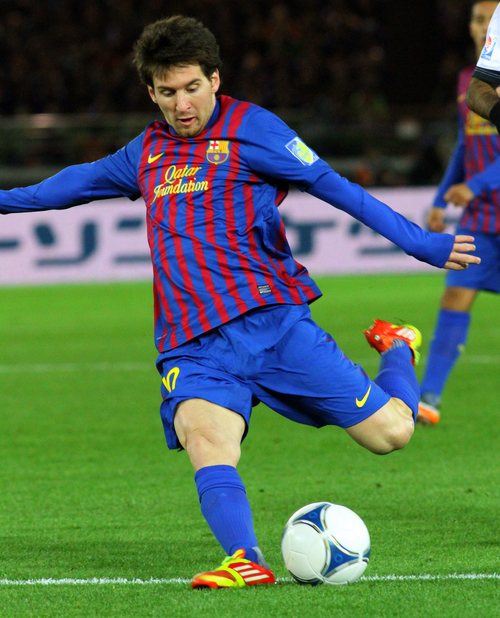
#> input picture Images/messi2.png, 500 x 618 px, found by its file name
$ python faceDetection.py
#> lines starting #> are read from the running program, lines starting #| are printed output that depends on the picture; after the words box and inside, x2 and y2 are one past the last pixel; in counts of white or black regions, pixels touching at a corner belong together
import cv2

# [16 lines of commented-out code are left out]
image = cv2.imread('E:\\practise\\OpenCV\\Images\\messi2.png')
#> image is the input picture: shape (618, 500, 3); mean B, G, R 78.2, 101.3, 78.3

grayscale = cv2.cvtColor(image, cv2.COLOR_BGR2GRAY)
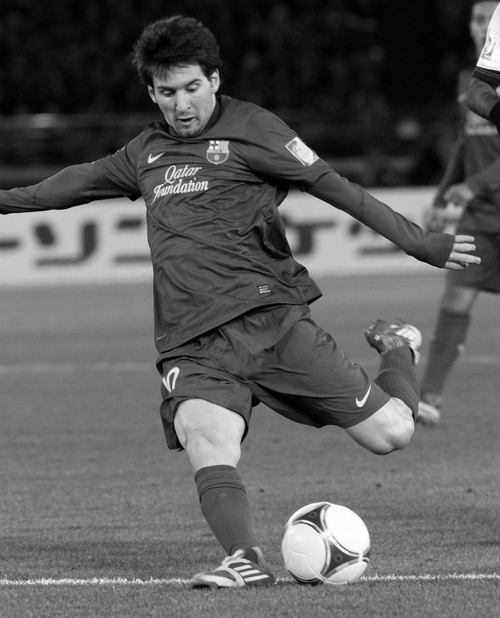
#> grayscale: shape (618, 500); min 0, max 255, mean 91.8
#cv2.imshow('image', grayscale)
fd = cv2.CascadeClassifier('E:/practise/OpenCV/Projects/cascades/haarcascade_frontalface_default.xml')

facerect = fd.detectMultiScale(grayscale, scaleFactor=1.1
                               , minNeighbors=15
                               , flags= cv2.CASCADE_FIND_BIGGEST_OBJECT
)
#> facerect = [[143, 60, 76, 76]]

for (x, y, w, h) in facerect:
    cv2.rectangle(image, (x, y), (x+w, y+h), (0,255,0), 2)
#> this loop made 1 pass
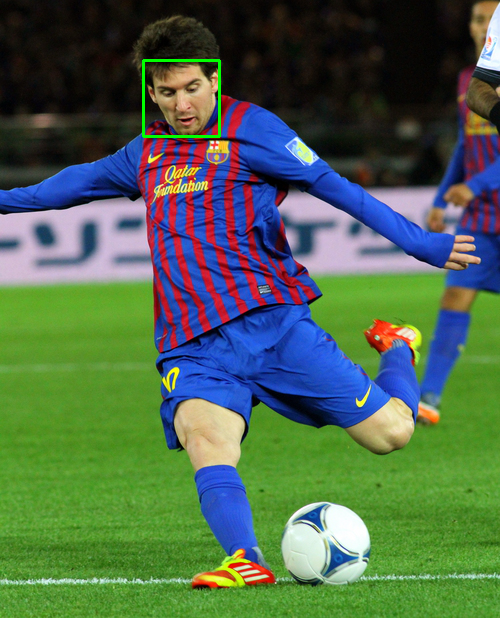
#> image: shape (618, 500, 3); 0.29% of pixels changed, all inside (x1, y1, x2, y2) = (142, 59, 221, 138)

cv2.imshow('image', image)

cv2.waitKey(0)
cv2.destroyAllWindows()

$ run again, with Images/messi.png copied over Images/messi2.png
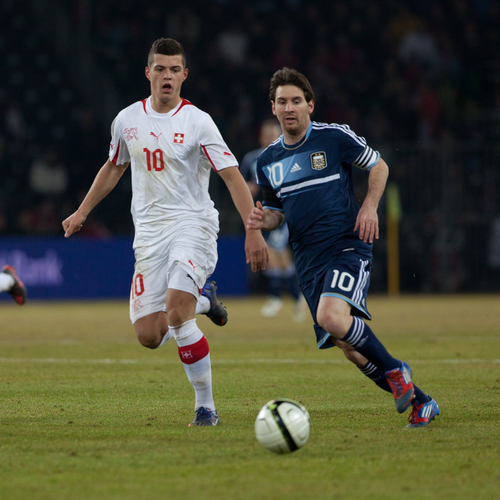
#> input picture Images/messi.png, 500 x 500 px, found by its file name
#> image is the input picture: shape (500, 500, 3); mean B, G, R 58.7, 75.7, 74.3
#> `grayscale = cv2.cvtColor(image, cv2.COLOR_BGR2GRAY)`:
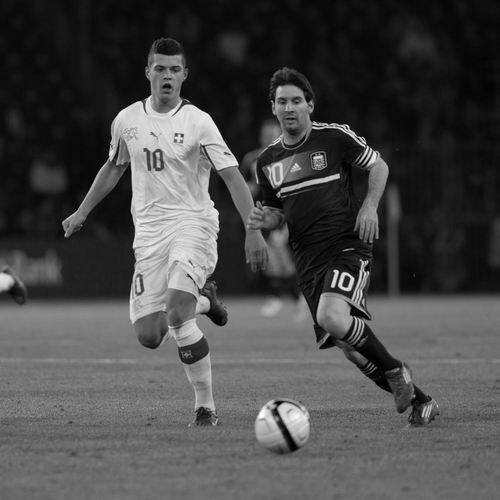
#> grayscale: shape (500, 500); min 0, max 255, mean 73.3
#> facerect = [[264, 82, 49, 49], [142, 50, 49, 49]]
#> the loop `for (x, y, w, h) in facerect:` made 2 passes
#> after the loop `for (x, y, w, h) in facerect:`:
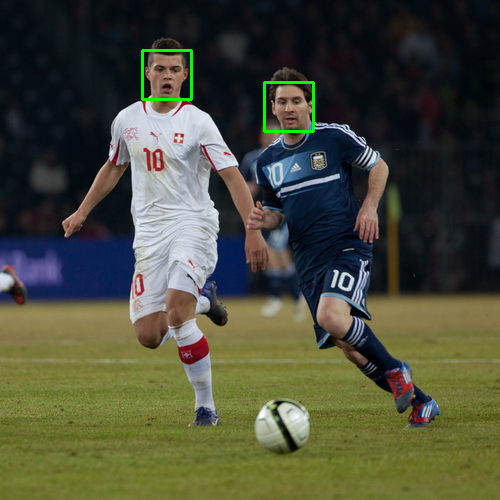
#> image: shape (500, 500, 3); 0.47% of pixels changed, all inside (x1, y1, x2, y2) = (141, 49, 315, 133)
